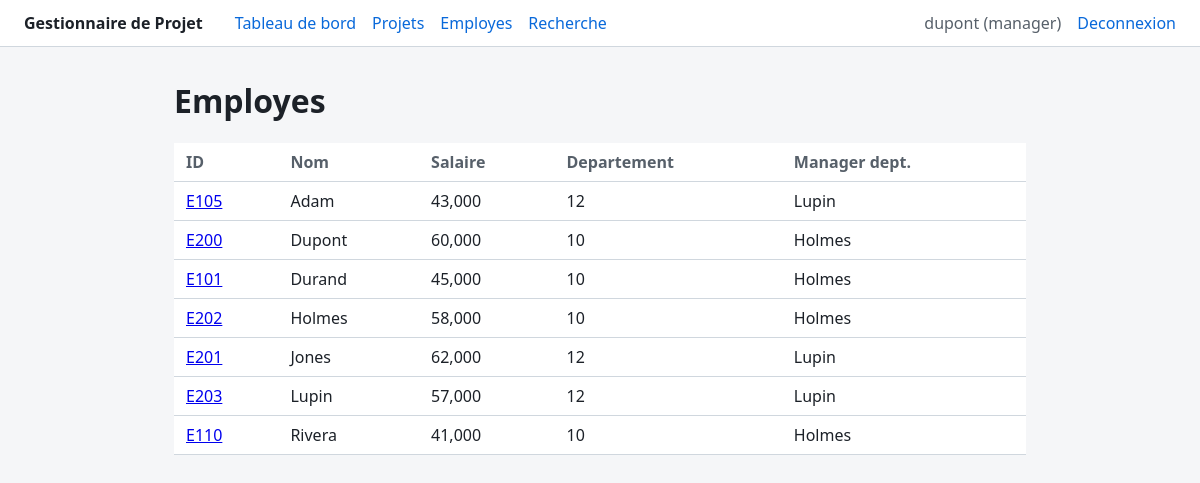
Screenshot of /employees (signed in) with the database file from the repository.
### tables this page shows
CREATE TABLE Utilisateur (
    idUtilisateur  INTEGER PRIMARY KEY AUTOINCREMENT,
    username       TEXT NOT NULL UNIQUE,
    motDePasseHash TEXT NOT NULL,
    idEmp          TEXT NOT NULL REFERENCES Employe(idEmp)
);

CREATE TABLE Employe (
    idEmp   TEXT PRIMARY KEY,
    nomEmp  TEXT NOT NULL,
    salEmp  INTEGER NOT NULL,
    deptEmp TEXT NOT NULL REFERENCES Departement(deptEmp)
);

### app.py (the view)
    @app.route("/employees")
    @manager_required
    def employees():
        conn = db.get_db()
        rows = conn.execute(
            """
            SELECT e.idEmp, e.nomEmp, e.salEmp, e.deptEmp, m.nomEmp AS mgrNom
            FROM Employe e
            JOIN Departement d ON d.deptEmp = e.deptEmp
            LEFT JOIN Employe m ON m.idEmp = d.mgrEmp
            ORDER BY e.nomEmp
            """
        ).fetchall()
        return render_template("employees.html", employees=rows)

### app.py (called while the page is built)
def create_app():
    app = Flask(__name__, instance_relative_config=True)
    app.config.from_mapping(
        SECRET_KEY=os.environ.get("FLASK_SECRET_KEY", "dev-secret-change-me"),
        DATABASE=str(BASE_DIR / "instance" / "gestion_projet.db"),
        ENABLE_VULN_DEMO=os.environ.get("ENABLE_VULN_DEMO") == "1",
    )
    Path(app.instance_path).mkdir(exist_ok=True)
    db.init_app(app)
    @app.before_request
    def load_logged_in_user():
        g.user = charger_utilisateur(session.get("user_id"))
    @app.context_processor
    def inject_vuln_flag():
        return {"vuln_demo_enabled": app.config["ENABLE_VULN_DEMO"]}
    register_routes(app)
    if app.config["ENABLE_VULN_DEMO"]:
        from demo_vulnerable import bp as vuln_bp
        app.register_blueprint(vuln_bp)
    return app

def role_de(conn, id_emp):
    row = conn.execute(
        """
        SELECT EXISTS(SELECT 1 FROM Projet      WHERE mgrProj = :id)
            OR EXISTS(SELECT 1 FROM Departement WHERE mgrEmp  = :id) AS est_manager
        """,
        {"id": id_emp},
    ).fetchone()
    return "manager" if row["est_manager"] else "employe"

def charger_utilisateur(user_id):
    if user_id is None:
        return None
    conn = db.get_db()
    row = conn.execute(
        """
        SELECT u.idUtilisateur, u.username, u.idEmp, e.nomEmp
        FROM Utilisateur u JOIN Employe e ON e.idEmp = u.idEmp
        WHERE u.idUtilisateur = ?
        """,
        (user_id,),
    ).fetchone()
    if row is None:
        session.clear()
        return None
    return {
        "id": row["idUtilisateur"],
        "username": row["username"],
        "idEmp": row["idEmp"],
        "nomEmp": row["nomEmp"],
        "role": role_de(conn, row["idEmp"]),
    }

def manager_required(view):
    @wraps(view)
    def wrapped(*args, **kwargs):
        if g.user is None:
            return redirect(url_for("login"))
        if g.user["role"] != "manager":
            abort(403)
        return view(*args, **kwargs)
    return wrapped

### db.py (called while the page is built)
def get_db():
    if "db" not in g:
        g.db = sqlite3.connect(current_app.config["DATABASE"])
        g.db.row_factory = sqlite3.Row
        g.db.execute("PRAGMA foreign_keys = ON")
    return g.db

### templates/employees.html (shortened to what this page needs)
{% extends "base.html" %}
{% block content %}
  <h1>Employes</h1>
  <table>
    <thead>
      <tr><th>ID</th><th>Nom</th><th>Salaire</th><th>Departement</th><th>Manager dept.</th></tr>
    </thead>
    <tbody>
      {% for e in employees %}
        <tr>
          <td><a href="{{ url_for('employee_detail', id_emp=e.idEmp) }}">{{ e.idEmp }}</a></td>
          <td>{{ e.nomEmp }}</td>
          <td>{{ "{:,}".format(e.salEmp) }}</td>
          <td>{{ e.deptEmp }}</td>
          <td>{{ e.mgrNom or "-" }}</td>
        </tr>
      {% endfor %}
    </tbody>
  </table>
{% endblock %}

### templates/base.html (shortened to what this page needs)
<!doctype html>
<html lang="fr">
<head>
  <link rel="stylesheet" href="{{ url_for('static', filename='style.css') }}">
</head>
<body>
  <header>
    <nav>
      <a class="brand" href="{{ url_for('index') }}">Gestionnaire de Projet</a>
      {% if g.user %}
        <a href="{{ url_for('dashboard') }}">Tableau de bord</a>
        <a href="{{ url_for('projects') }}">Projets</a>
        {% if g.user.role == 'manager' %}
          <a href="{{ url_for('employees') }}">Employes</a>
        {% endif %}
        <a href="{{ url_for('recherche') }}">Recherche</a>
        <span class="user-info">{{ g.user.username }} ({{ g.user.role }})</span>
        <a href="{{ url_for('logout') }}">Deconnexion</a>
      {% else %}
        <a href="{{ url_for('login') }}">Connexion</a>
      {% endif %}
    </nav>
  </header>
  <main>
    {% block content %}{% endblock %}
  </main>
</body>
</html>

### static/style.css (style rules this page uses)
:root { color-scheme: light; --bg: #f5f6f8; --fg: #1c2128; --muted: #57606a; --border: #d0d7de; --accent: #0969da; --danger-bg: #ffebe9; --danger-border: #cf222e; --danger-fg: #82071e; }
* { box-sizing: border-box; }
body { margin: 0; font-family: system-ui, -apple-system, "Segoe UI", sans-serif; background: var(--bg); color: var(--fg); }
header { background: #fff; border-bottom: 1px solid var(--border); }
nav { display: flex; align-items: center; gap: 1rem; padding: 0.75rem 1.5rem; flex-wrap: wrap; }
nav .brand { font-weight: 700; margin-right: 1rem; text-decoration: none; color: var(--fg); }
nav a { color: var(--accent); text-decoration: none; }
nav .user-info { margin-left: auto; color: var(--muted); }
main { max-width: 900px; margin: 2rem auto; padding: 0 1.5rem; }
h1 { margin-top: 0; }
table { width: 100%; border-collapse: collapse; background: #fff; }
th, td { text-align: left; padding: 0.5rem 0.75rem; border-bottom: 1px solid var(--border); }
th { color: var(--muted); font-weight: 600; }

### rows the page displays
Utilisateur: user.username "dupont"
Employe: idEmp "E105", nomEmp "Adam", salEmp "43,000", deptEmp "12", nomEmp "Lupin"
Employe: idEmp "E200", nomEmp "Dupont", salEmp "60,000", deptEmp "10", nomEmp "Holmes"
Employe: idEmp "E101", nomEmp "Durand", salEmp "45,000", deptEmp "10", nomEmp "Holmes"
Employe: idEmp "E202", nomEmp "Holmes", salEmp "58,000", deptEmp "10"
Employe: idEmp "E201", nomEmp "Jones", salEmp "62,000", deptEmp "12", nomEmp "Lupin"
Employe: idEmp "E203", nomEmp "Lupin", salEmp "57,000", deptEmp "12"
Employe: idEmp "E110", nomEmp "Rivera", salEmp "41,000", deptEmp "10", nomEmp "Holmes"

### other values shown
{{ g.user.role }} "manager"
